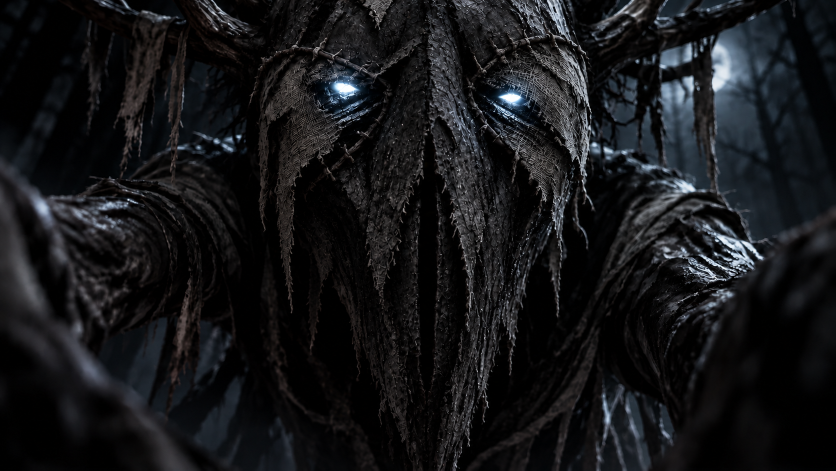
#> input picture assets/jumpscare/blind-one-jumpscare-safe-v2.png, 1672 x 941 px (shown at 1/2 size)
$ python build_embedded_jumpscare.py
#> lines starting #> are read from the running program, lines starting #| are printed output that depends on the picture
"""Convert the moderation-safe portrait into a compact Luau palette image."""

from pathlib import Path

from PIL import Image


ROOT = Path(__file__).resolve().parents[2]
SOURCE = ROOT / "assets" / "jumpscare" / "blind-one-jumpscare-safe-v2.png"
OUTPUT = ROOT / "src" / "StarterPlayer" / "StarterPlayerScripts" / "EmbeddedJumpscareImage.luau"
WIDTH = 384
HEIGHT = 216
ALPHABET = "ABCDEFGHIJKLMNOPQRSTUVWXYZabcdefghijklmnopqrstuvwxyz0123456789-_"


image = Image.open(SOURCE).convert("RGB")
#> image is the input picture: PIL image 1672x941 RGB; mean R, G, B 21.7, 22.6, 24.8
image = image.resize((WIDTH, HEIGHT), Image.Resampling.LANCZOS)
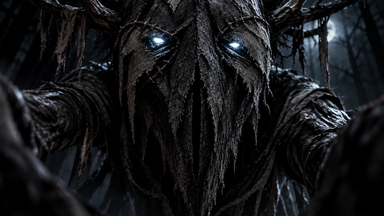
#> image: PIL image 384x216 RGB; mean R, G, B 21.8, 22.6, 24.9
indexed = image.quantize(
    colors=len(ALPHABET),
    method=Image.Quantize.MEDIANCUT,
    dither=Image.Dither.FLOYDSTEINBERG,
)

raw_palette = indexed.getpalette()
#> raw_palette = 192 values, max 176 at index 2, min 0 at index 176, mean 23.06
used_indices = sorted(set(indexed.getdata()))
#> used_indices = 64 values from 0 to 63
remap = {old: new for new, old in enumerate(used_indices)}
#> remap = 64 items
palette = []
for old in used_indices:
    start = old * 3
    red, green, blue = raw_palette[start : start + 3]
    palette.append((red << 16) | (green << 8) | blue)
#> this loop made 64 passes
#> (start, red, green, blue) on passes 1 to 12: (0, 145, 160, 176), (3, 95, 103, 114), (6, 81, 82, 87), (9, 67, 75, 85), (12, 63, 63, 68), (15, 57, 55, 57), (18, 48, 56, 66), (21, 47, 50, 55), (24, 48, 45, 47), (27, 41, 43, 48), (30, 41, 39, 40), (33, 39, 35, 34)
#> after the loop, palette = 64 values, max 9543856 at index 0, min 0 at index 63, mean 1431212.8

pixels = list(indexed.getdata())
#> pixels = 82944 items
rows = []
for y in range(HEIGHT):
    start = y * WIDTH
    row = "".join(ALPHABET[remap[pixel]] for pixel in pixels[start : start + WIDTH])
    rows.append(row)
#> after the loop, rows = 216 items

lines = [
    "--!strict",
    "-- Generated by assets/jumpscare/build_embedded_jumpscare.py.",
    "-- Palette-compressed so the jumpscare works without a Roblox image upload.",
    "return {",
    f"\tWidth = {WIDTH},",
    f"\tHeight = {HEIGHT},",
    f'\tAlphabet = "{ALPHABET}",',
    "\tPalette = {",
]
for color in palette:
    lines.append(f"\t\t0x{color:06X},")
#> this loop made 64 passes
#> color on passes 1 to 12: 9543856, 6252402, 5329495, 4410197, 4144964, 3749689, 3160130, 3093047, 3157295, 2698032, 2697000, 2564898
#> after the loop, lines = 72 items
lines.extend(["\t},", "\tRows = {"])
for row in rows:
    lines.append(f'\t\t"{row}",')
#> after the loop, lines = 290 items
lines.extend(["\t},", "}", ""])

OUTPUT.write_text("\n".join(lines), encoding="utf-8", newline="\n")
print(f"Wrote {OUTPUT} ({len(palette)} colors, {WIDTH}x{HEIGHT})")
#| Wrote src/StarterPlayer/StarterPlayerScripts/EmbeddedJumpscareImage.luau (64 colors, 384x216)

$ run again, with assets/jumpscare/blind-one-jumpscare-v1.png copied over assets/jumpscare/blind-one-jumpscare-safe-v2.png
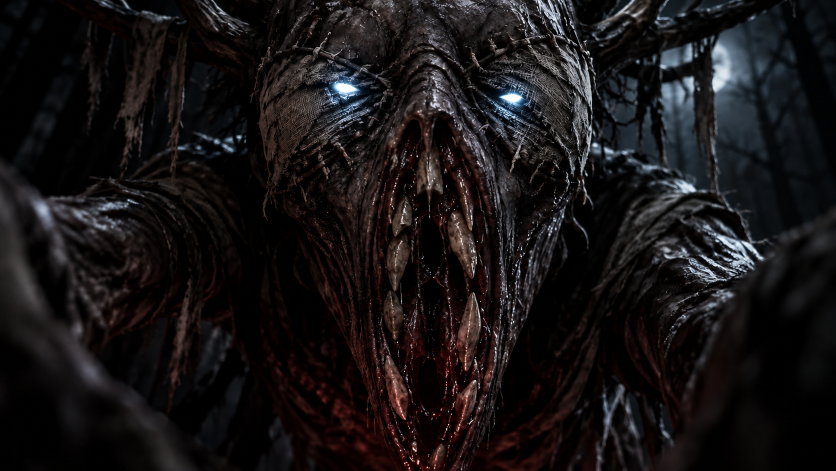
#> input picture assets/jumpscare/blind-one-jumpscare-v1.png, 1672 x 941 px (shown at 1/2 size)
#> image is the input picture: PIL image 1672x941 RGB; mean R, G, B 23.6, 20.4, 21.4
#> `image = image.resize((WIDTH, HEIGHT), Image.Resampling.LANCZOS)`:
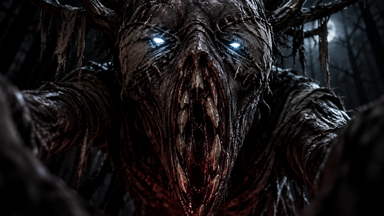
#> image: PIL image 384x216 RGB; mean R, G, B 23.7, 20.5, 21.4
#> raw_palette = 192 values, max 172 at index 2, min 0 at index 133, mean 21.43
#> used_indices = 64 values from 0 to 63
#> remap = 64 items
#> the loop `for old in used_indices:` made 64 passes
#> (start, red, green, blue) on passes 1 to 8: (0, 148, 159, 172), (3, 102, 105, 115), (6, 92, 83, 85), (9, 69, 76, 86), (12, 75, 60, 58), (15, 62, 57, 59), (18, 50, 57, 65), (21, 48, 49, 53)
#> after the loop `for old in used_indices:`: palette = 64 values, max 9740204 at index 0, min 0 at index 63, mean 1533969
#> pixels = 82944 items
#> after the loop `for y in range(HEIGHT):`: rows = 216 items
#> the loop `for color in palette:` made 64 passes
#> color on passes 1 to 8: 9740204, 6711667, 6050645, 4541526, 4930618, 4077883, 3291457, 3158325
#> after the loop `for color in palette:`: lines = 72 items
#> after the loop `for row in rows:`: lines = 290 items
#| Wrote src/StarterPlayer/StarterPlayerScripts/EmbeddedJumpscareImage.luau (64 colors, 384x216)
